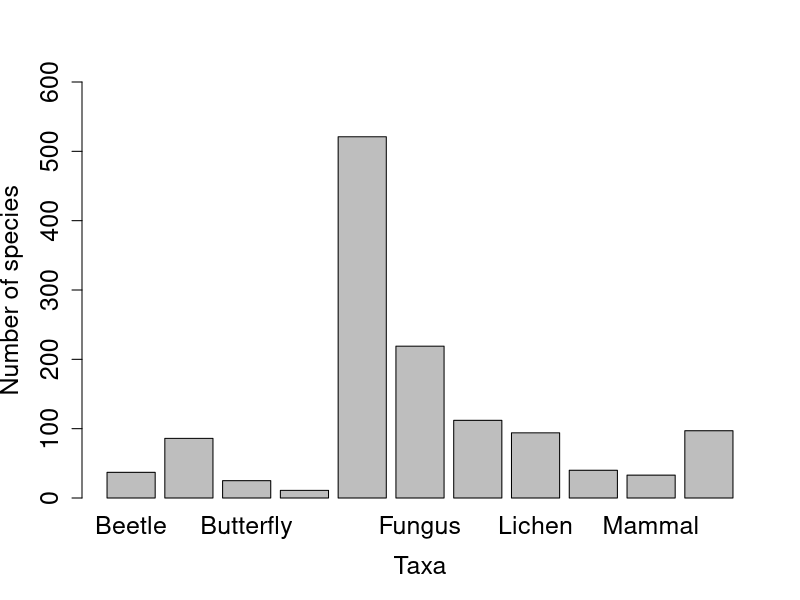
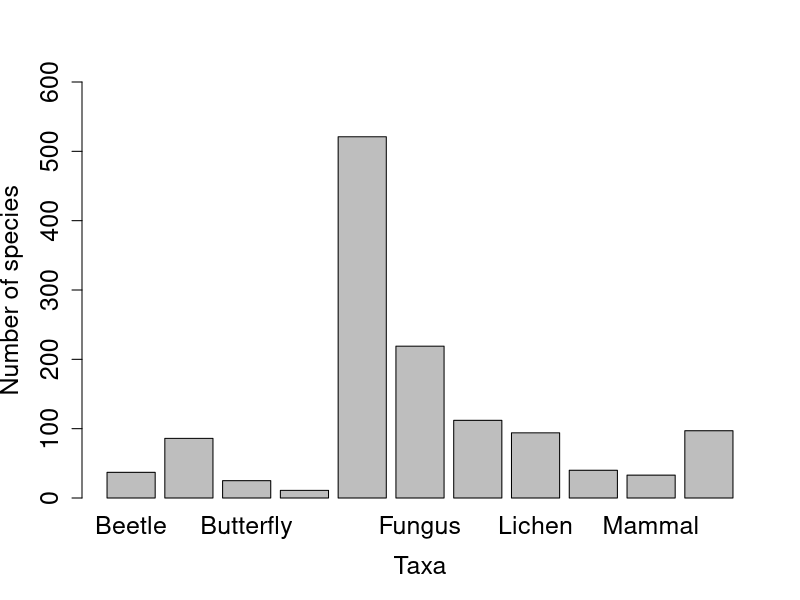
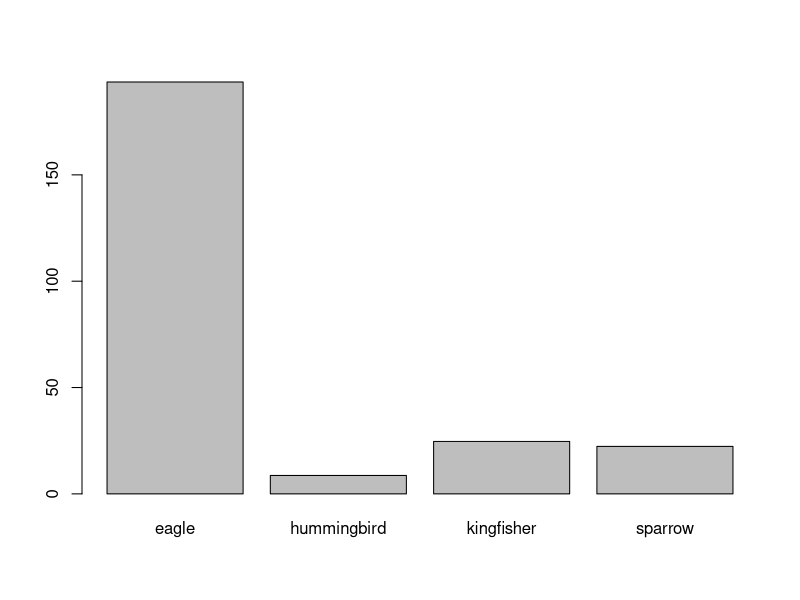
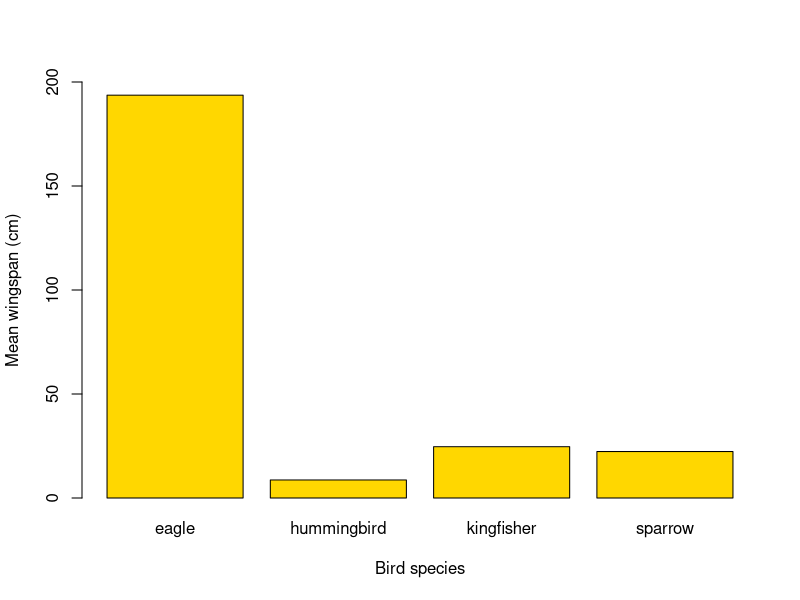

Reproduce these figures in R, in order.
# Coding Club Workshop 1 - Basics of R
# Learning how to import and explore data, and make graphs about Edinburgh's biodiversity
# Written by Maximus Anochirim 20/01/2024 University of Greifswald
library(dplyr)
# package for manipulating and formatting data
setwd("tC:/CC_course_stream1-maser")
getwd()
#codes for setting and getting your working directory - a folder where R works from (gets data, saves plots and files)
edidiv <- read.csv("edidiv.csv")
View(edidiv)
str(edidiv)
summary(edidiv)
dim(edidiv)
head(edidiv)
tail(edidiv)
head(edidiv$taxonGroup)
class(edidiv$taxonGroup)
edidiv$taxonGroup <- as.factor(edidiv$taxonGroup)
summary(edidiv$taxonGroup)
unique(edidiv$taxonGroup)
Beetle <- filter(edidiv, taxonGroup == "Beetle")
Bird <- filter(edidiv, taxonGroup == "Bird")
Butterfly <- filter(edidiv, taxonGroup == "Butterfly")
Dragonfly <- filter(edidiv, taxonGroup == "Dragonfly")
Flowering.Plants <- filter(edidiv, taxonGroup == "Flowering.Plants")
Fungus <- filter(edidiv, taxonGroup == "Fungus")
Hymenopteran <- filter(edidiv, taxonGroup == "Hymenopteran")
Lichen <- filter(edidiv, taxonGroup == "Lichen")
Liverwort <- filter(edidiv, taxonGroup == "Liverwort")
Mammal <- filter(edidiv, taxonGroup == "Mammal")
Mollusc <- filter(edidiv, taxonGroup == "Mollusc")
library(vegan)
# Package containing functions for calculating species richness, diversity and some other stats in vegetation ecology
#Calculating species richness:the number of different species in each group.
# For this, we will nest two functions together: unique(), which identifies different species, and length(), which counts them.
a <- length(unique(Beetle$taxonName))
b <- length(unique(Bird$taxonName))
c <- length(unique(Butterfly$taxonName))
d <- length(unique(Dragonfly$taxonName))
e <- length(unique(Flowering.Plants$taxonName))
f <- length(unique(Fungus$taxonName))
g <- length(unique(Hymenopteran$taxonName))
h <- length(unique(Lichen$taxonName))
i <- length(unique(Liverwort$taxonName))
j <- length(unique(Mammal$taxonName))
k <- length(unique(Mollusc$taxonName))

biodiv <- c(a,b,c,d,e,f,g,h,i,j,k)
names(biodiv) <- c("Beetle",
                   "Bird",
                   "Butterfly",
                   "Dragonfly",
                   "Flowering.Plants",
                   "Fungus",
                   "Hymenopteran",
                   "Lichen",
                   "Liverwort",
                   "Mammal",
                   "Mollusc")

data_frames_list <- list(Beetle, Bird, Butterfly, Dragonfly,
                         Flowering.Plants, Fungus, Hymenopteran,
                         Lichen, Liverwort, Mammal, Mollusc)
# Create a list of data frames
# Assuming your data frames are stored in a list named 'data_frames_list'
result <- data_frames_list %>%
  lapply(function(df) summarise(df, unique_count = n_distinct(taxonName))) %>%
  bind_cols()
# The code above uses the lapply function to apply the summarise function to each data frame in the list, calculating the number of distinct values in the "taxonName" column. 
# The bind_cols function is then used to combine the results into a single data frame.
names(result) <- c("Beetle",
                   "Bird",
                   "Butterfly",
                   "Dragonfly",
                   "Flowering.Plants",
                   "Fungus",
                   "Hymenopteran",
                   "Lichen",
                   "Liverwort",
                   "Mammal",
                   "Mollusc")
#barplot(result)
barplot(biodiv, xlab="Taxa", ylab="Number of species", ylim=c(0,600), cex.names= 1.5, cex.axis=1.5, cex.lab=1.5)

# fixing the plot (axis titles, making all column labels visible, and extending the y-axis value for plant species )
help(barplot)     # For help with the barplot() function
help(par)         # For help with plotting in general

#saving the plot using png and dev.off functions
png("barplot.png", width=1600, height=600)
barplot(biodiv, xlab="Taxa", ylab="Number of species", ylim=c(0,600), cex.names= 1.5, cex.axis=1.5, cex.lab=1.5)
dev.off()
# The cex code increases the font size when greater than one (and decreases it when less than one). 

#Creating a dataframe
# Creating an object called "taxa" that contains all the taxa names
taxa <- c("Beetle",
          "Bird",
          "Butterfly",
          "Dragonfly",
          "Flowering.Plants",
          "Fungus",
          "Hymenopteran",
          "Lichen",
          "Liverwort",
          "Mammal",
          "Mollusc")
# Turning this object into a factor, i.e. a categorical variable
taxa_f <- factor(taxa)

# Combining all the values for the number of species in an object called richness
richness <- c(a,b,c,d,e,f,g,h,i,j,k)

# Creating the data frame from the two vectors
biodata <- data.frame(taxa_f, richness)

# Saving the file
write.csv(biodata, file="biodata.csv")  # it will be saved in your working directory


#QUIZ
#producing a bar plot of the mean wingspan for each species

bird_sp <- c("sparrow",
             "kingfisher",
             "eagle",
             "hummingbird",
             "sparrow",
             "kingfisher",
             "eagle",
             "hummingbird",
             "sparrow",
             "kingfisher",
             "eagle",
             "hummingbird")
bird_sp_f <- factor(bird_sp)
wingspan <- c(22,26,195,8,24,23,201,9,21,25,185,9)
bird_values <- data.frame(bird_sp_f, wingspan)
str(bird_values)

eagle <- filter(bird_values, bird_sp_f == "eagle")
eagle_mean <- mean(eagle$wingspan)

hummingbird <- filter(bird_values, bird_sp_f == "hummingbird")
hummingbird_mean <- mean(hummingbird$wingspan)

kingfisher <- filter(bird_values, bird_sp_f == "kingfisher")
kingfisher_mean <- mean(kingfisher$wingspan)

sparrow <- filter(bird_values, bird_sp_f == "sparrow")
sparrow_mean <- mean(sparrow$wingspan)

total_mean <- c(eagle_mean, hummingbird_mean, kingfisher_mean, sparrow_mean)
names(total_mean) <- c("eagle",
                       "hummingbird",
                       "kingfisher",
                       "sparrow")
png("Quiz_wingspan_plot.png", width=800, height=600)
barplot(total_mean)
barplot(total_mean,
        xlab="Bird species",
        ylab="Mean wingspan (cm)",
        ylim=c(0,200),
        col = "gold")
dev.off()


#OR
wings <- list(eagle, hummingbird, kingfisher, sparrow)
wings_result <- wings %>%
  lapply(function(df) summarise(df, mean = mean(wingspan))) %>%
  bind_cols()
names(wings_result) <- c("eagle",
                         "hummingbird",
                         "kingfisher",
                         "sparrow")